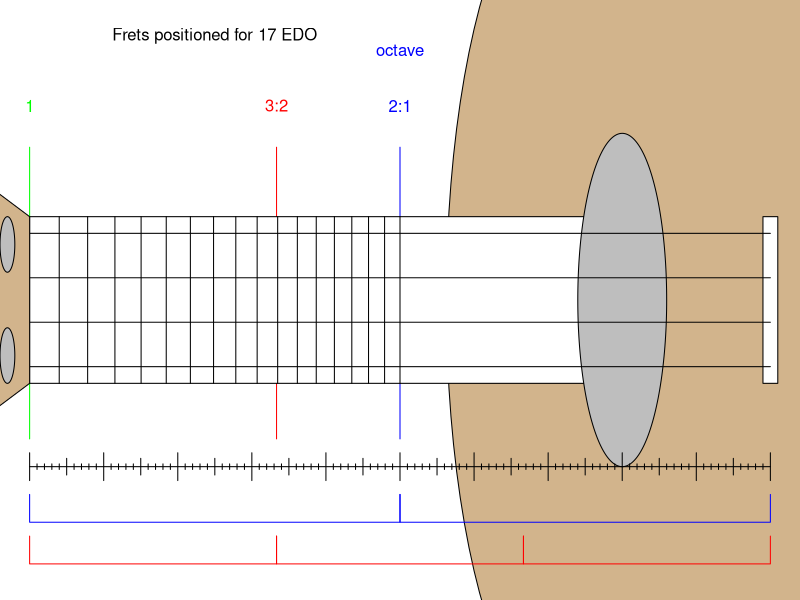

Write R code to recreate this figure.
## ---- chunk 1
options(scipen=99)
N = sample(5:40,1)

kf = floor(N*log(1.5,2))
kc = ceiling(N*log(1.5,2))
a = round(N*log(1.5,2),0)
R = 2^(a/N)
Iex = 1200*log2(1.5)
Ix = 1200*log2(R)
cents = 1200*log2(R/1.5)
## ---- chunk 2
par(mar=c(0,0,0,0))
plot(0,0,type="n",xlim=c(0,1),ylim=c(-0.1,0.1),axes=FALSE,ann=FALSE)
text(0.25,0.095,paste0("Frets positioned for ",N," EDO"))
lines(c(1/3,1/3),c(-0.05,0.055),col="red")
text(1/3,0.07,"3:2",col="red")
lines(c(1/2,1/2),c(-0.05,0.055),col="blue")
text(1/2,0.07,"2:1",col="blue")
text(1/2,0.09,"octave",col="blue")
lines(c(0,0),c(-0.05,0.055),col="green")
text(0,0.07,"1",col="green")
theta=seq(0,2*pi,pi/100)
r = 2+cos(2*theta)+0.3*cos(theta)
xx = 1/8*r*cos(theta)+0.9
yy = 1/8*r*sin(theta)
polygon(xx,yy,col="tan")
polygon(c(0,0,0.8,0.8),c(-0.03,0.03,0.03,-0.03),col="white")
polygon(c(0.99,0.99,1.01,1.01),c(-0.03,0.03,0.03,-0.03),col="white")
polygon(0.06*cos(theta)+0.8,0.06*sin(theta),col="grey")
lines(c(0,1),c(0.008,0.008))
lines(c(0,1),c(-0.008,-0.008))
lines(c(0,1),c(0.024,0.024))
lines(c(0,1),c(-0.024,-0.024))
polygon(c(0,0,-0.1,-0.1),c(0.03,-0.03,-0.05,0.05),col="tan")
polygon(0.01*cos(theta)-0.03,0.01*sin(theta)+0.02,col="grey")
polygon(0.01*cos(theta)-0.08,0.01*sin(theta)+0.02,col="grey")
polygon(0.01*cos(theta)-0.03,0.01*sin(theta)-0.02,col="grey")
polygon(0.01*cos(theta)-0.08,0.01*sin(theta)-0.02,col="grey")
for(i in 1:N){
  fr = 1-(1/2)^(i/N)
  lines(c(fr,fr),c(-0.03,0.03))
}
y0 = -0.06
lines(c(0,1),c(y0,y0))
for(i in 0:100){
  if(i%%10==0){
    lines(c(i/100,i/100),c(y0-0.005,y0+0.005))
  } else if(i%%5==0){
    lines(c(i/100,i/100),c(y0-0.003,y0+0.003))
  } else {
    lines(c(i/100,i/100),c(y0-0.001,y0+0.001))
  }
}
lines(c(1,1,0.5,0.5),c(-0.07,-0.08,-0.08,-0.07),col="blue")
lines(c(0,0,0.5,0.5),c(-0.07,-0.08,-0.08,-0.07),col="blue")
lines(c(0,0,1/3,1/3),c(-0.085,-0.095,-0.095,-0.085),col="red")
lines(c(1/3,1/3,2/3,2/3),c(-0.085,-0.095,-0.095,-0.085),col="red")
lines(c(2/3,2/3,1,1),c(-0.085,-0.095,-0.095,-0.085),col="red")
